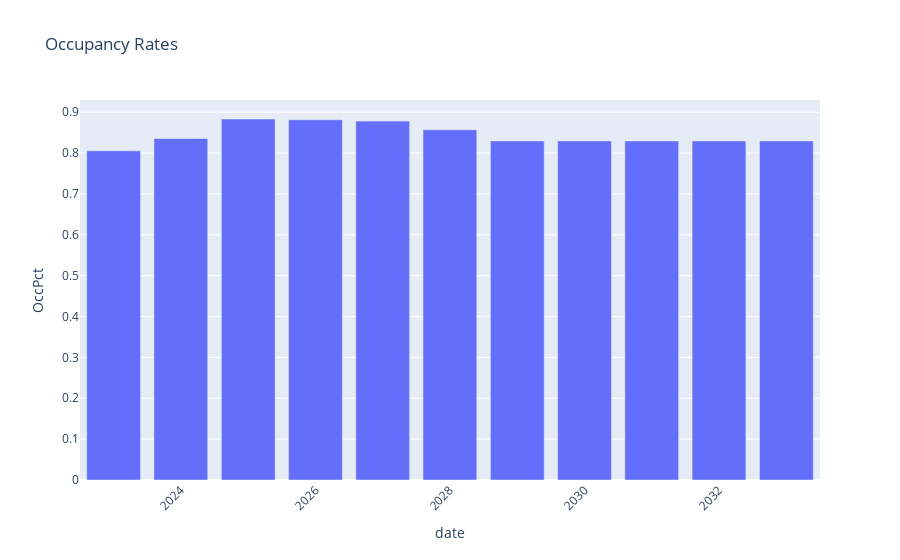

Here is the notebook cell this chart was saved with:
### Code cell
# df_sum.to_excel('test1.xlsx')


fig = px.bar(
    df_sum,
    x = 'date',
    y = 'OccPct',
    title = "Occupancy Rates",
)
fig.update_layout(xaxis_tickangle = -45)
fig.show()

### Figure 1 — Plotly figure (JSON) as saved in the notebook; plotly's stock layout.template omitted (floating-point values rounded to 4 significant figures)
{"data": [{"alignmentgroup": "True", "hovertemplate": "date=%{x}<br>OccPct=%{y}<extra></extra>", "legendgroup": "", "marker": {"color": "#636efa", "pattern": {"shape": ""}}, "name": "", "offsetgroup": "", "orientation": "v", "showlegend": false, "textposition": "auto", "type": "bar", "x": ["2022-12-31T00:00:00", "2023-12-31T00:00:00", "2024-12-31T00:00:00", "2025-12-31T00:00:00", "2026-12-31T00:00:00", "2027-12-31T00:00:00", "2028-12-31T00:00:00", "2029-12-31T00:00:00", "2030-12-31T00:00:00", "2031-12-31T00:00:00", "2032-12-31T00:00:00"], "xaxis": "x", "y": [0.8054, 0.8356, 0.8833, 0.8815, 0.8782, 0.8568, 0.8297, 0.8297, 0.8297, 0.8297, 0.8297], "yaxis": "y"}], "layout": {"barmode": "relative", "legend": {"tracegroupgap": 0}, "title": {"text": "Occupancy Rates"}, "xaxis": {"anchor": "y", "domain": [0, 1], "tickangle": -45, "title": {"text": "date"}}, "yaxis": {"anchor": "x", "domain": [0, 1], "title": {"text": "OccPct"}}}}
